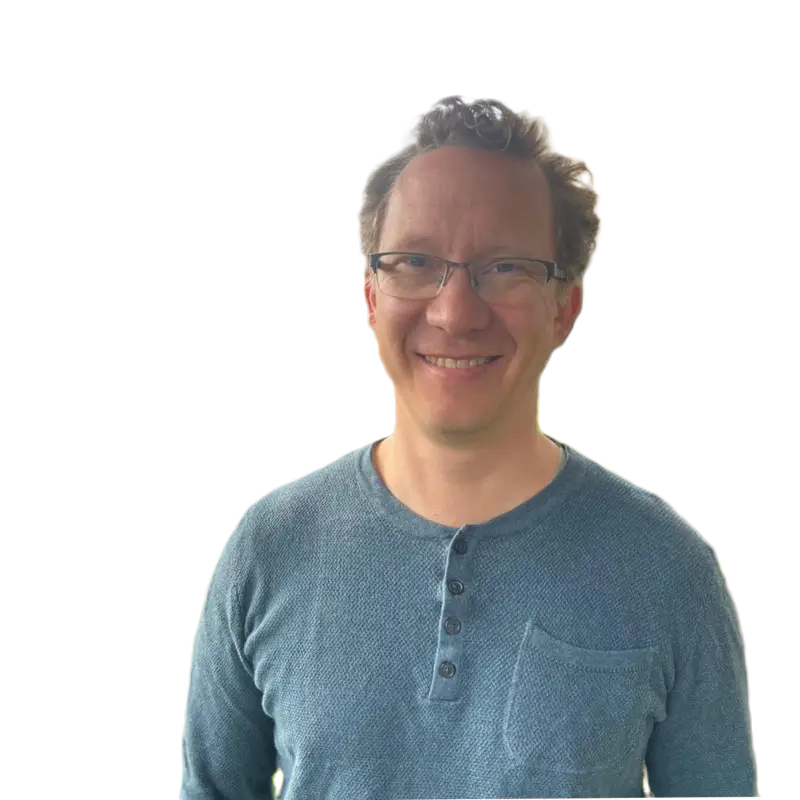
#> input picture assets/joris-paardekooper.webp, 800 x 800 px
$ python make_case_images.py ../assets/joris-paardekooper.webp ../assets/joris-paardekooper.webp ../assets/joris-paardekooper.webp ../assets/joris-paardekooper.webp
#> lines starting #> are read from the running program, lines starting #| are printed output that depends on the picture
#!/usr/bin/env python3
"""Maak de afbeeldingen voor een casepagina uit drie schermafbeeldingen.

Gebruik:
    python3 tools/make_case_images.py <prefix> page1.png page2.png page3.png

Voorbeeld:
    python3 tools/make_case_images.py nuairco home.png airco.png contact.png

Elke bron wordt bijgesneden en geschaald naar 1440x1000 (bovenkant blijft
staan) en opgeslagen als assets/projects/<prefix>-page-N.png en .webp.
De eerste wordt ook de rij-afbeelding: <prefix>-flat.jpg, .webp en de
varianten -480, -720 en -1080.webp.
"""
import sys
from pathlib import Path

from PIL import Image

W, H = 1440, 1000
OUT = Path(__file__).resolve().parent.parent / "assets" / "projects"


def fit(path):
#> called with path = '../assets/joris-paardekooper.webp'
    im = Image.open(path).convert("RGB")
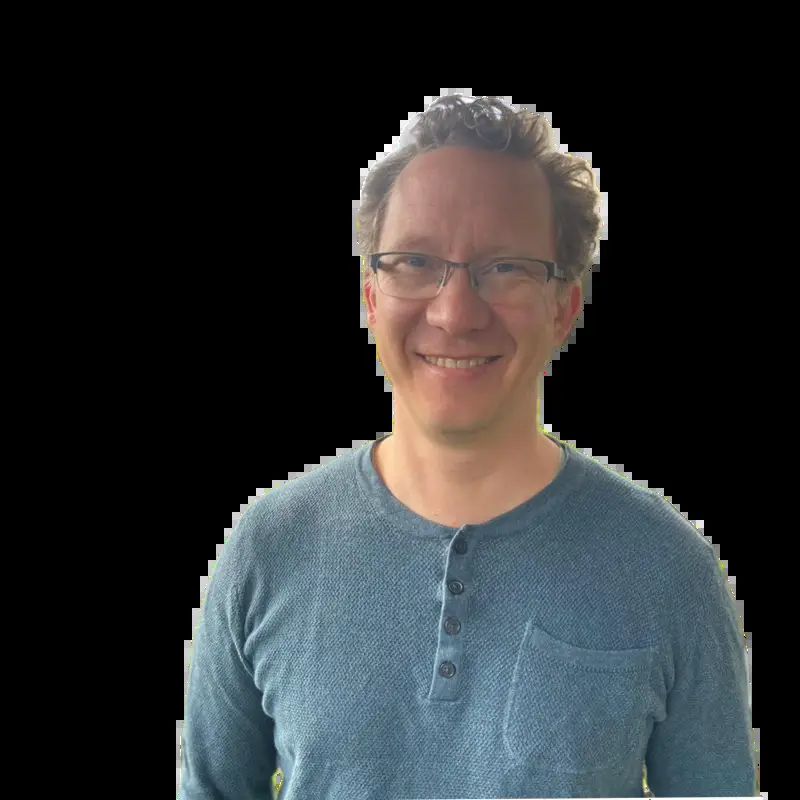
#> im: PIL image 800x800 RGB; mean R, G, B 45, 47.8, 49.5
    scale = W / im.width
#> scale = 1.8
    im = im.resize((W, round(im.height * scale)), Image.LANCZOS)
#> im: PIL image 1440x1440 RGB
    if im.height < H:
        canvas = Image.new("RGB", (W, H), "white")
        canvas.paste(im, (0, 0))
        return canvas
    return im.crop((0, 0, W, H))
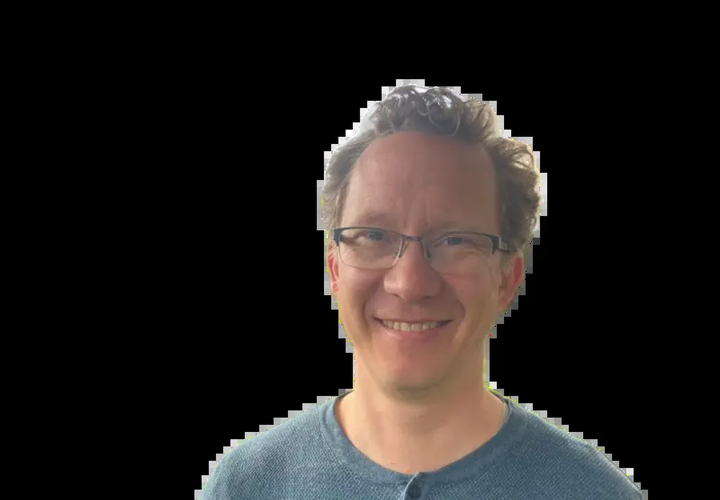
#> returned value: PIL image 1440x1000 RGB (shown at 1/2 size); mean R, G, B 36.2, 32.1, 30.1


def main():
    if len(sys.argv) != 5:
        sys.exit(__doc__)
    prefix, sources = sys.argv[1], sys.argv[2:]
    for n, src in enumerate(sources, start=1):
        im = fit(src)
        im.save(OUT / f"{prefix}-page-{n}.png", optimize=True)
        im.save(OUT / f"{prefix}-page-{n}.webp", quality=82)
        if n == 1:
            im.save(OUT / f"{prefix}-flat.jpg", quality=84, optimize=True, progressive=True)
            im.save(OUT / f"{prefix}-flat.webp", quality=82)
            for w in (480, 720, 1080):
                im.resize((w, round(H * w / W)), Image.LANCZOS).save(
                    OUT / f"{prefix}-flat-{w}.webp", quality=80
                )
#> this loop made 3 passes
#> pass 1, in main, `im.resize((w, round(H * w / W)), Image.LANCZOS).save( OUT / f"{prefix}..`:
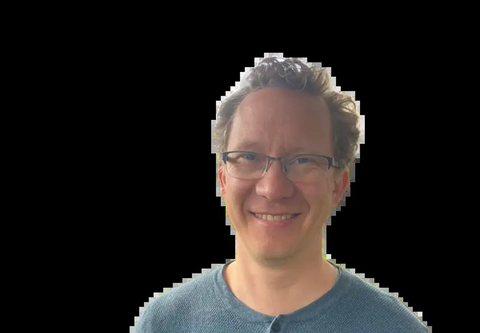
#> saved as joris-paardekooper.webp-flat-480.webp: PIL image 480x333 RGB; mean R, G, B 36.2, 32.1, 30.1
#> pass 2, in main, `im.resize((w, round(H * w / W)), Image.LANCZOS).save( OUT / f"{prefix}..`:
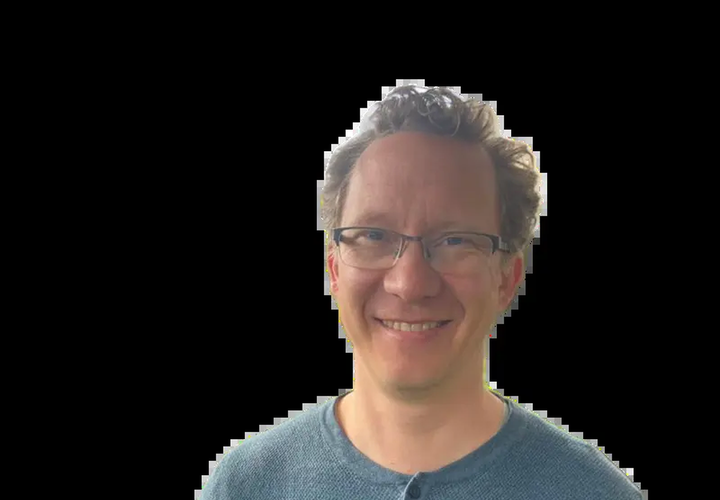
#> saved as joris-paardekooper.webp-flat-720.webp: PIL image 720x500 RGB; mean R, G, B 36.2, 32.1, 30.1
    print(f"Afbeeldingen voor {prefix} opgeslagen in {OUT}")


if __name__ == "__main__":
    main()
